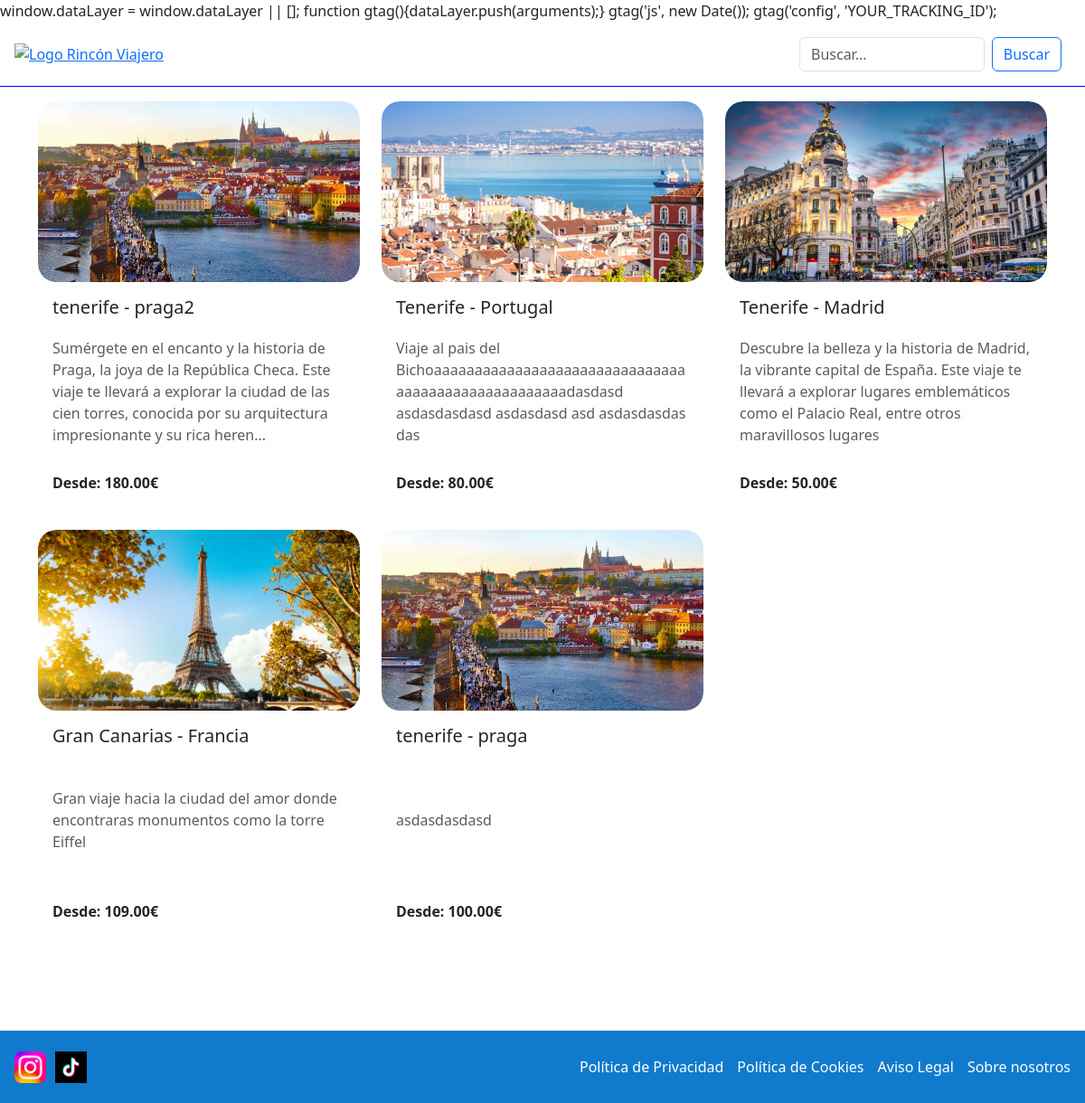
The app's page /, older data.
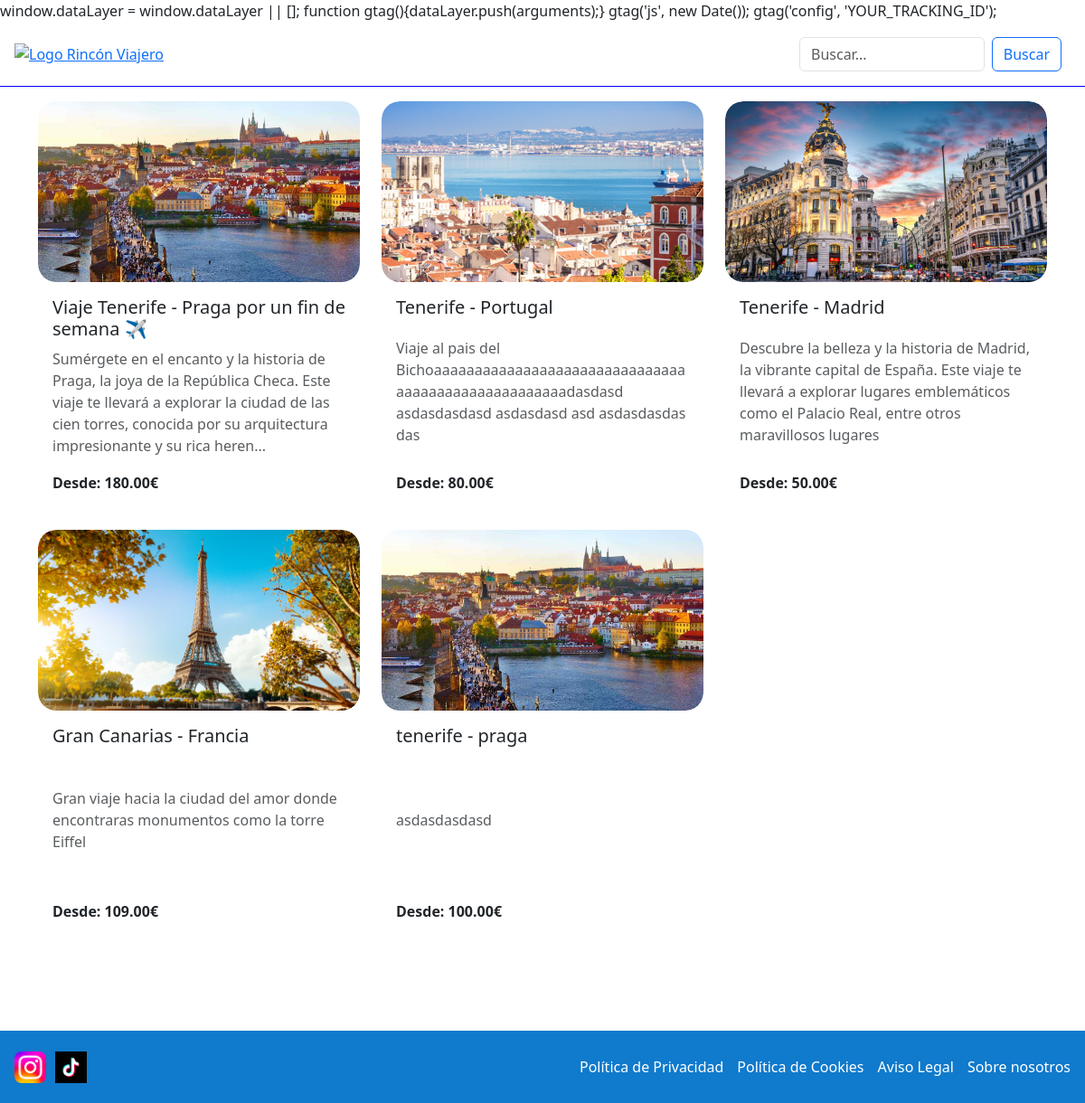
The same page, newer data.
### posts/models.py (models this page shows, shortened)
class TravelPost(models.Model):
    class Status(models.TextChoices):
        ACTIVE = "AC", "Active"
        DISABLED = "DS", "Disable"
        CANCELLED = "CN", "Cancelled"
    travel_name = models.CharField(max_length=50)
    price = models.DecimalField(max_digits=7, decimal_places=2, default=0)
    coupon = models.CharField(max_length=20, blank=True, null=True)
    slug = models.SlugField(unique=True)
    url = models.URLField()
    description = models.CharField(max_length=2500)
    detail_description = models.CharField(max_length=400)
    photo = models.ImageField(upload_to='travels/%Y/%m/%d/', blank=False, null=True)
    created = models.DateTimeField(auto_now_add=True)
    status = models.CharField(max_length=20, default=Status.ACTIVE, choices=Status.choices)
    class Meta:
        ordering = ['-created']
        indexes = [
            models.Index(fields=['-created']),
        ]
    def get_absolute_url(self):
        return reverse("posts:post_detail", args=[self.slug])

### posts/views.py (the view)
# urls.py: path('', views.posts_list, name='posts_list'),
def posts_list(request):
    search_form = SearchForm(request.GET or None)
    query = request.GET.get('query', '')
    if query:
        posts = TravelPost.objects.filter(
            status=TravelPost.Status.ACTIVE, travel_name__icontains=query
        )
    else:
        posts = TravelPost.objects.filter(status=TravelPost.Status.ACTIVE)
    paginator = Paginator(posts, 9)
    page_number = request.GET.get('page')
    page_posts = paginator.get_page(page_number)
    context = {
        'posts': page_posts,
        'search_form': search_form,
    }
    if request.headers.get('x-requested-with') == 'XMLHttpRequest':
        return render(request, 'post/offer_list.html', context)
    return render(request, 'post/posts_list.html', context)

### posts/forms.py
class SearchForm(forms.Form):
    query = forms.CharField(
        max_length=50,
        label='',
        widget=forms.TextInput(attrs={'class': 'form-control', 'placeholder': 'Buscar...'}),
    )

### posts/templates/post/posts_list.html (shortened to what this page needs)
{% extends "base.html" %}
{% block contents %}
<div class="row" id="posts-container">
    {% include "post/posts_list_page_contain.html" %}
</div>
{% endblock %}

### posts/templates/post/posts_list_page_contain.html
{% for post in posts %}
    <div class="col-md-4 mb-4">
        <a href="{{ post.get_absolute_url }}" class="card-link">
            <div class="card list-card border-0">
                <div class="img-container">
                    <img src="{{ post.photo.url }}" class="card-img-top img-list" alt="{{ post.travel_name }}">
                </div>
                <div class="card-body">
                    <h5 class="card-title">{{ post.travel_name }}</h5>
                    {% if post.description|length > 200 %}
                        <p class="card-text text-muted">
                            {{ post.description|slice:":200" }}{% if post.description|length > 200 %}...{% endif %}
                        </p>
                    {% else %}
                        <p class="card-text text-muted">{{ post.description }}</p>
                    {% endif %}
                    <p class="card-text"><strong>Desde: {{ post.price }}€</strong></p>
                </div>
            </div>
        </a>
    </div>
{% endfor %}

Row changes from the older to the newer data that the page shows:
changed TravelPost: travel_name "tenerife - praga2" → "Viaje Tenerife - Praga por un fin de semana ✈️"
